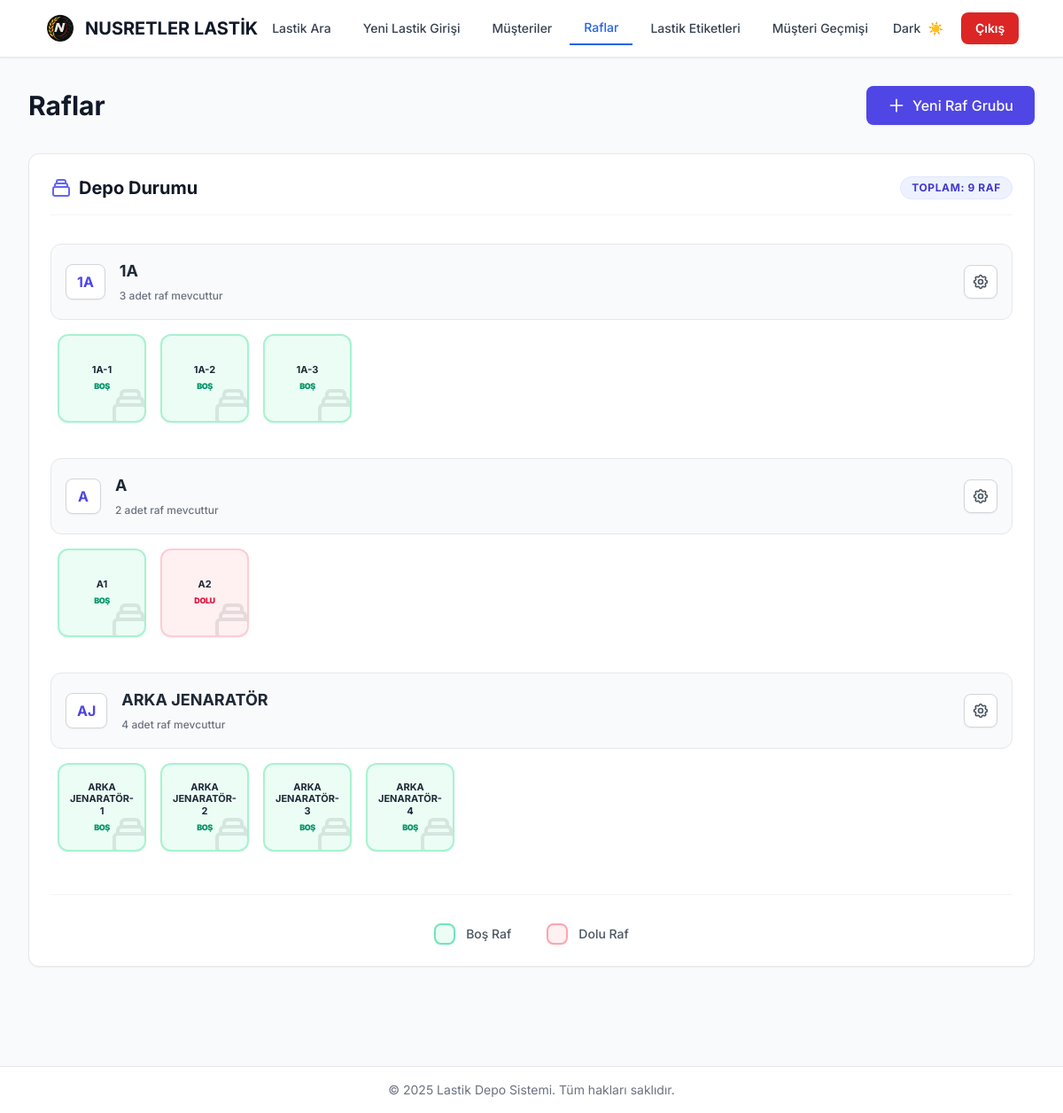
The app's page /raflar with its own data.
### app/models/models.py (models this page shows)
class Rack(Base):
    __tablename__ = "racks"
    id = Column(Integer, primary_key=True, index=True)
    kod = Column(String, nullable=False, unique=True)
    durum = Column(Enum(RackDurumEnum), nullable=False, default=RackDurumEnum.BOS)
    not_ = Column("not", Text, nullable=True)
    tires = relationship("Tire", back_populates="rack")

### app/routes/web_routes.py (the view)
@router.get("/raflar", response_class=HTMLResponse)
async def raflar(request: Request, db: Session = Depends(get_db)):
    from app.utils.enums import TireDurumEnum
    import re
    racks = db.query(Rack).order_by(Rack.kod).all()
    rack_groups = {}
    for rack in racks:
        if '-' in rack.kod:
            prefix = rack.kod.rsplit('-', 1)[0]
        else:
            match = re.match(r'^([^0-9]+)', rack.kod)
            if match:
                prefix = match.group(1).strip()
            else:
                prefix = rack.kod[0] if rack.kod else "OTHER"
        if prefix not in rack_groups:
            rack_groups[prefix] = []
        tires_in_rack = db.query(Tire).filter(
            Tire.raf_id == rack.id,
            Tire.durum == ModelTireDurumEnum.DEPODA
        ).options(joinedload(Tire.customer)).all()
        tire_count = len(tires_in_rack)
        customer_names = []
        if tire_count > 0:
            for tire in tires_in_rack:
                if tire.customer:
                    customer_name = tire.customer.ad_soyad
                    if customer_name and customer_name not in customer_names:
                        customer_names.append(customer_name)
        customer_display = ""
        if customer_names:
            if len(customer_names) == 1:
                customer_display = customer_names[0]
            else:
                customer_display = f"{customer_names[0]} (+{len(customer_names)-1})"
        rack_groups[prefix].append({
            "id": rack.id,
            "kod": rack.kod,
            "durum": rack.durum.value if hasattr(rack.durum, 'value') else str(rack.durum),
            "not_": rack.not_,
            "tire_count": tire_count,
            "customer_name": customer_display
        })
    for prefix in rack_groups:
        rack_groups[prefix].sort(key=lambda x: (
            int(re.search(r'\d+', x['kod']).group()) if re.search(r'\d+', x['kod']) else 0
        ))
    rack_groups_list = [
        {
            "prefix": prefix,
            "racks": rack_groups[prefix]
        }
        for prefix in sorted(rack_groups.keys())
    ]
    total_racks = len(racks)
    template = templates.get_template("raflar.html")
    return HTMLResponse(content=template.render(
        request=request,
        rack_groups=rack_groups_list,
        total_racks=total_racks,
        racks=[],  # Keep for backward compatibility
        current_path="/raflar"
    ))

### app/templates/raflar.html (shortened to what this page needs)
{% extends "base.html" %}
{% block content %}
<div class="animate-fade-in pb-20">
    <div class="flex justify-between items-center mb-8">
        <h1 class="text-3xl font-bold text-gray-900">Raflar</h1>
        <button onclick="showAddForm()"
            class="bg-indigo-600 hover:bg-indigo-700 text-white font-medium px-6 py-2.5 rounded-lg transition-colors shadow-sm flex items-center">
            <svg class="w-5 h-5 mr-2" fill="none" stroke="currentColor" viewBox="0 0 24 24">
                <path stroke-linecap="round" stroke-linejoin="round" stroke-width="2" d="M12 4v16m8-8H4"></path>
            </svg>
            Yeni Raf Grubu
        </button>
    </div>
    <div class="bg-white rounded-xl shadow-sm border border-gray-200 p-6">
        <div class="flex items-center justify-between mb-8 border-b border-gray-100 pb-4">
            <h2 class="text-xl font-bold text-gray-900 flex items-center">
                Depo Durumu
            </h2>
            <div class="flex items-center space-x-4">
                <span
                    class="px-3 py-1 bg-indigo-50 text-indigo-700 text-xs font-bold rounded-full border border-indigo-100 uppercase tracking-wider">
                    Toplam: {{ total_racks|default(0) }} Raf
                </span>
            </div>
        </div>
        {% if rack_groups %}
        <div class="space-y-10">
            {% for group in rack_groups %}
            <div class="rack-group group">
                <div class="mb-4 flex items-center justify-between bg-gray-50 p-4 rounded-xl border border-gray-200">
                    <div class="flex items-center">
                        <div
                            class="min-w-[2.5rem] h-10 px-3 bg-white rounded-lg border border-gray-300 flex items-center justify-center font-bold text-indigo-600 shadow-sm mr-4 whitespace-nowrap">
                            {% if ' ' in group.prefix %}
                            {% set words = group.prefix.split(' ') %}
                            {% for word in words %}{{ word[0]|upper }}{% endfor %}
                            {% else %}
                            {{ group.prefix }}
                            {% endif %}
                        </div>
                        <div>
                            <h3 class="text-lg font-bold text-gray-800">{{ group.prefix }}</h3>
                            <span class="text-xs text-gray-500 font-medium">{{ group.racks|length }} adet raf
                                mevcuttur</span>
                        </div>
                    </div>
                    <div class="relative inline-block text-left" id="dropdown-{{ loop.index }}">
                        <button onclick="toggleDropdown({{ loop.index }})"
                            class="p-2 hover:bg-gray-200 rounded-lg transition-colors border border-gray-300 text-gray-600 bg-white shadow-sm">
                        </button>
                    </div>
                </div>
                <div class="flex flex-wrap gap-4 px-2">
                    {% for rack in group.racks %}
                    <div class="rack-item relative group/item transition-all duration-200"
                        style="flex: 0 0 auto; width: 100px;">
                        <div onclick="const data = JSON.parse(document.getElementById('rack_data_{{ rack.id }}').value); showRackInfo(data.kod, data.durum, data.tire_count, data.customer_name)"
                            class="w-full aspect-square rounded-xl border-2 transition-all duration-300 cursor-pointer flex flex-col items-center justify-center p-2 relative overflow-hidden shadow-sm hover:shadow-md
                            {% if rack.durum == 'Boş' %}
                                bg-emerald-50 border-emerald-200 hover:bg-emerald-100 hover:border-emerald-300
                            {% else %}
                                bg-rose-50 border-rose-200 hover:bg-rose-100 hover:border-rose-300
                            {% endif %}">
                            <div
                                class="absolute -right-2 -bottom-2 opacity-10 text-gray-900 transition-transform group-hover/item:scale-110">
                                <svg class="w-12 h-12" fill="none" stroke="currentColor" viewBox="0 0 24 24">
                                    <path stroke-linecap="round" stroke-linejoin="round" stroke-width="2"
                                        d="M19 11H5m14 0a2 2 0 012 2v6a2 2 0 01-2 2H5a2 2 0 01-2-2v-6a2 2 0 012-2m14 0V9a2 2 0 00-2-2M5 11V9a2 2 0 012-2m0 0V5a2 2 0 012-2h6a2 2 0 012 2v2M7 7h10">
                                    </path>
                                </svg>
                            </div>
                            <span
                                class="text-[11px] leading-tight font-bold text-gray-800 z-10 text-center break-words px-1">{{
                                rack.kod }}</span>
                            <div class="mt-1 flex space-x-0.5 z-10">
                                {% if rack.durum == 'Boş' %}
                                <span
                                    class="text-[9px] uppercase font-black text-emerald-600 tracking-tighter">BOŞ</span>
                                {% else %}
                                <span class="text-[9px] uppercase font-black text-rose-600 tracking-tighter">DOLU</span>
                                {% endif %}
                            </div>
                        </div>
                    </div>
                    {% endfor %}
                </div>
            </div>
            {% endfor %}
        </div>
        <div
            class="mt-12 flex items-center justify-center space-x-10 text-sm font-medium border-t border-gray-100 pt-8">
            <div class="flex items-center space-x-3 group">
                <div
                    class="w-6 h-6 bg-emerald-50 border-2 border-emerald-300 rounded-lg group-hover:scale-110 transition-transform shadow-sm">
                </div>
                <span class="text-gray-600">Boş Raf</span>
            </div>
            <div class="flex items-center space-x-3 group">
                <div
                    class="w-6 h-6 bg-rose-50 border-2 border-rose-300 rounded-lg group-hover:scale-110 transition-transform shadow-sm">
                </div>
                <span class="text-gray-600">Dolu Raf</span>
            </div>
        </div>
        {% endif %}
    </div>
</div>
{% endblock %}

### app/static/style.css (style rules this page uses)
* { transition: all 0.2s ease; }
.animate-fade-in { animation: fadeIn 0.4s ease-out; }

### app/templates/base.html (style rules this page uses)
body { font-family: 'Inter', sans-serif; }

### records on screen
Rack: kod "1A-1", shows "BOŞ"
Rack: kod "1A-2", shows "BOŞ"
Rack: kod "1A-3", shows "BOŞ"
Rack: kod "A1", shows "BOŞ"
Rack: kod "A2"
Rack: kod "ARKA JENARATÖR-1", shows "BOŞ"
Rack: kod "ARKA JENARATÖR-2", shows "BOŞ"
Rack: kod "ARKA JENARATÖR-3", shows "BOŞ"
Rack: kod "ARKA JENARATÖR-4", shows "BOŞ"

### other values on screen
{{ total_racks|default(0) }} "9"
{{ group.prefix }} "1A" "A"
{{ group.prefix }} "1A" "A" "ARKA JENARATÖR"
{{ group.racks|length }} "3" "2" "4"
{{ word[0]|upper }} "A" "J"
